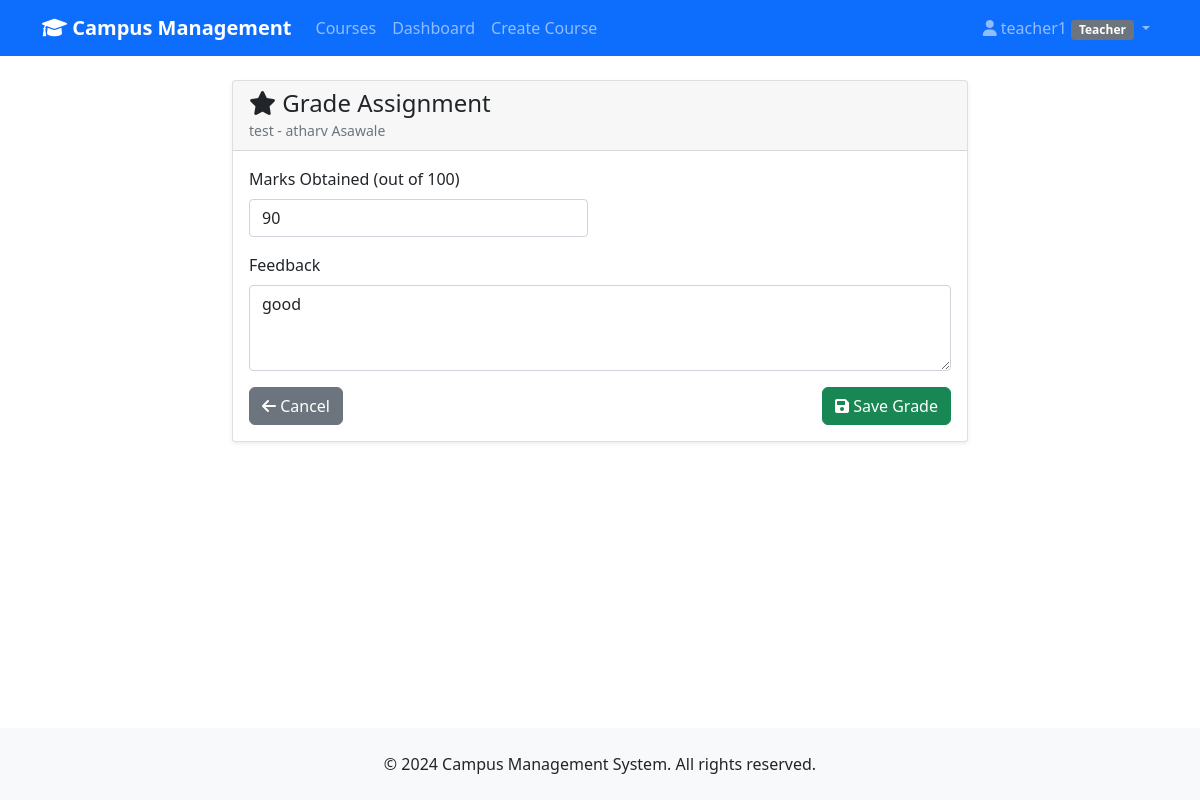
Screenshot of /courses/assignments/1/grade/2/ (signed in) with the database file from the repository.
### accounts/models.py (models this page shows, shortened)
class User(AbstractUser):
    ROLE_CHOICES = [
        ('student', 'Student'),
        ('teacher', 'Teacher'),
        ('admin', 'Admin'),
    ]
    role = models.CharField(max_length=10, choices=ROLE_CHOICES, default='student')
    phone = models.CharField(max_length=15, blank=True)
    address = models.TextField(blank=True)
    date_of_birth = models.DateField(null=True, blank=True)
    def is_student(self):
        return self.role == 'student' and not self.is_superuser
    def is_teacher(self):
        return self.role == 'teacher'and not self.is_superuser

### courses/models.py (models this page shows, shortened)
class Assignment(models.Model):
    course = models.ForeignKey(Course, on_delete=models.CASCADE, related_name='assignments')
    title = models.CharField(max_length=200)
    description = models.TextField()
    due_date = models.DateTimeField()
    max_marks = models.PositiveIntegerField(default=100)
    created_at = models.DateTimeField(auto_now_add=True)
    class Meta:
        ordering = ['due_date']

class Result(models.Model):
    student = models.ForeignKey(
        settings.AUTH_USER_MODEL,
        on_delete=models.CASCADE,
        related_name='results'
    )
    assignment = models.ForeignKey(Assignment, on_delete=models.CASCADE, related_name='results')
    marks_obtained = models.PositiveIntegerField()
    grade = models.CharField(max_length=2, blank=True)
    feedback = models.TextField(blank=True)
    graded_at = models.DateTimeField(auto_now_add=True)
    class Meta:
        unique_together = ('student', 'assignment')
        ordering = ['-graded_at']

### courses/views.py (the view)
@login_required
def grade_assignment(request, assignment_pk, student_pk):
    assignment = get_object_or_404(Assignment, pk=assignment_pk)
    student = get_object_or_404(
        assignment.course.enrollments.filter(is_active=True),
        student__pk=student_pk
    ).student  # Accessing the Student object directly
    if not (assignment.course.teacher == request.user or request.user.is_admin_user()):
        messages.error(request, 'Permission denied.')
        return redirect('courses:course_list')
    try:
        result = Result.objects.get(student=student, assignment=assignment)
    except Result.DoesNotExist:
        result = None
    if request.method == 'POST':
        form = ResultForm(request.POST, instance=result, assignment=assignment)
        if form.is_valid():
            result = form.save(commit=False)
            result.student = student
            result.assignment = assignment
            result.save()
            messages.success(request, 'Grade saved successfully!')
            return redirect('courses:course_detail', pk=assignment.course.pk)
    else:
        form = ResultForm(instance=result, assignment=assignment)
    context = {
        'form': form,
        'assignment': assignment,
        'student': student,
        'result': result,
    }
    return render(request, 'courses/grade_form.html', context)

### courses/forms.py (shortened to what this page needs)
class ResultForm(forms.ModelForm):
    class Meta:
        model = Result
        fields = ['marks_obtained', 'feedback']
        widgets = {
            'feedback': forms.Textarea(attrs={'rows': 3}),
        }
    def __init__(self, *args, **kwargs):
        self.assignment = kwargs.pop('assignment', None)
        super().__init__(*args, **kwargs)
        for field_name, field in self.fields.items():
            field.widget.attrs.update({'class': 'form-control'})

### templates/courses/grade_form.html (shortened to what this page needs)
{% extends 'base.html' %}
{% block content %}
<div class="row justify-content-center">
    <div class="col-md-8">
        <div class="card">
            <div class="card-header">
                <h4 class="mb-0"><i class="fas fa-star"></i> Grade Assignment</h4>
                <small class="text-muted">{{ assignment.title }} - {{ student.get_full_name|default:student.username }}</small>
            </div>
            <div class="card-body">
                <form method="post">
                    <div class="row mb-3">
                        <div class="col-md-6">
                            <label for="{{ form.marks_obtained.id_for_label }}" class="form-label">
                                Marks Obtained (out of {{ assignment.max_marks }})
                            </label>
                            {{ form.marks_obtained }}
                        </div>
                    </div>
                    <div class="mb-3">
                        <label for="{{ form.feedback.id_for_label }}" class="form-label">Feedback</label>
                        {{ form.feedback }}
                    </div>
                    <div class="d-flex justify-content-between">
                        <a href="{% url 'courses:course_detail' assignment.course.pk %}" class="btn btn-secondary">
                            <i class="fas fa-arrow-left"></i> Cancel
                        </a>
                        <button type="submit" class="btn btn-success">
                            <i class="fas fa-save"></i> Save Grade
                        </button>
                    </div>
                </form>
            </div>
        </div>
    </div>
</div>
{% endblock %}

### templates/base.html (shortened to what this page needs)
<!DOCTYPE html>
<html lang="en">
<head>
    <link href="https://cdn.jsdelivr.net/npm/bootstrap@5.1.3/dist/css/bootstrap.min.css" rel="stylesheet">
    <link href="https://cdnjs.cloudflare.com/ajax/libs/font-awesome/6.0.0/css/all.min.css" rel="stylesheet">
</head>
<body>
    <nav class="navbar navbar-expand-lg navbar-dark bg-primary">
        <div class="container">
            <a class="navbar-brand" href="{% url 'home' %}">
                <i class="fas fa-graduation-cap"></i> Campus Management
            </a>
            <div class="collapse navbar-collapse" id="navbarNav">
                <ul class="navbar-nav me-auto">
                    <li class="nav-item">
                        <a class="nav-link" href="{% url 'courses:course_list' %}">Courses</a>
                    </li>
                    {% if user.is_authenticated %}
                        <li class="nav-item">
                            <a class="nav-link" href="{% url 'accounts:dashboard' %}">Dashboard</a>
                        </li>
                        {% if user.is_teacher or user.is_admin_user %}
                            <li class="nav-item">
                                <a class="nav-link" href="{% url 'courses:course_create' %}">Create Course</a>
                            </li>
                        {% endif %}
                    {% endif %}
                </ul>
                <ul class="navbar-nav">
                    {% if user.is_authenticated %}
                        <li class="nav-item dropdown">
                            <a class="nav-link dropdown-toggle" href="#" id="navbarDropdown" role="button" data-bs-toggle="dropdown">
                                <i class="fas fa-user"></i> {{ user.username }}
                                <span class="badge bg-secondary">{{ user.get_role_display }}</span>
                            </a>
                        </li>
                    {% endif %}
                </ul>
            </div>
        </div>
    </nav>
    <main class="container mt-4">
        {% block content %}
        {% endblock %}
    </main>
    <footer class="bg-light py-4 mt-5">
        <div class="container text-center">
            <p class="mb-0">&copy; 2024 Campus Management System. All rights reserved.</p>
        </div>
    </footer>
</body>
</html>

### templates/base.html (style rules this page uses)
.navbar-brand { font-weight: bold; }
.card { box-shadow: 0 0.125rem 0.25rem rgba(0, 0, 0, 0.075); border: 1px solid rgba(0, 0, 0, 0.125); }
.btn { border-radius: 0.375rem; }
.badge { font-size: 0.75em; }
footer { background-color: #f8f9fa; margin-top: auto; }
body { display: flex; flex-direction: column; min-height: 100vh; }
main { flex: 1; }

### rows the page displays
User: username "teacher1", role "Teacher"
Assignment: title "test", max_marks "100"
User: get_full_name "atharv Asawale"
Result: marks_obtained "90", feedback "good"
